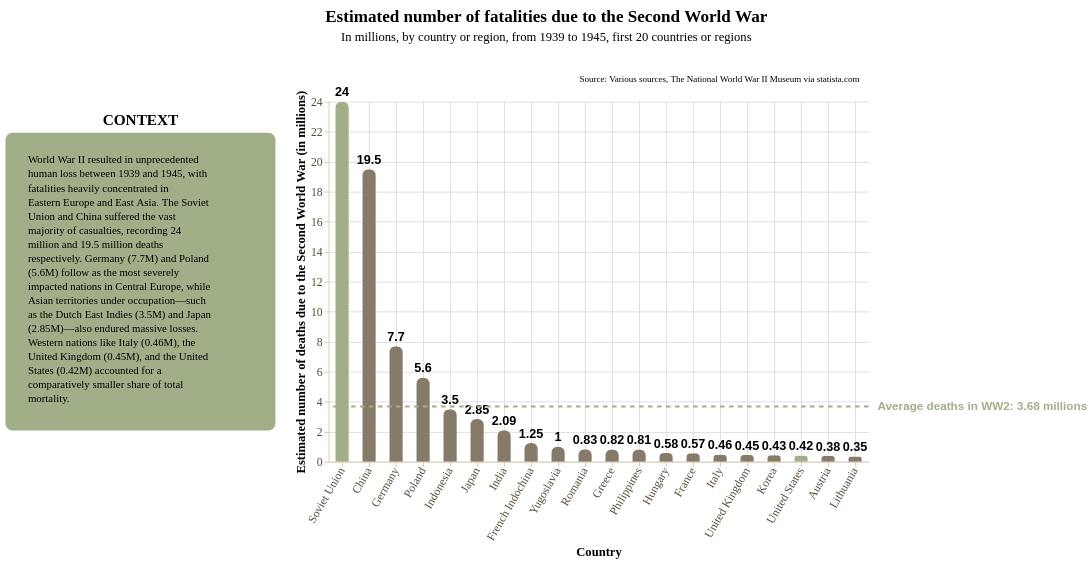

Notebook source saved alongside this figure:
### Markdown cell above
Data story with **bar chart**

### Code cell
story = (
    pn.Story(
    #Builing the Story class object
        data = ww2_death,
        width = 600,
        height = 400,
        template = militaryTemplate #Using militaryTemplate
    )

    #Method invocation
    #Bar chart
    .mark_bar(
        cornerRadiusEnd = 7,
        size = 15
    )

    #Data encoding
    .encode(
        x = alt.X(
            "country:N",
            title = "Country", 
            axis = alt.Axis(
                grid = True,
                labelAngle = -60
            ),
            sort = "-y" #Sorting the data in a descending order
        ),
        y = alt.Y(
            "death:Q",
            title = "Estimated number of deaths due to the Second World War (in millions)",
            axis = alt.Axis(
                grid = True
            ),
        ),
    )
    
    #Data source
    .add_source(
        text = "Source: Various sources, The National World War II Museum via statista.com",
        position = "top",
        align = "right"
    )
    
    #Title and subtitle
    .add_title(
        title = "Estimated number of fatalities due to the Second World War",
        subtitle = "In millions, by country or region, from 1939 to 1945, first 20 countries or regions",
        align = "center"
    )

    #Context area (on the left)
    .add_context(
        text = "World War II resulted in unprecedented human loss between 1939 and 1945, with fatalities heavily concentrated in Eastern Europe and East Asia. The Soviet Union and China suffered the vast majority of casualties, recording 24 million and 19.5 million deaths respectively. Germany (7.7M) and Poland (5.6M) follow as the most severely impacted nations in Central Europe, while Asian territories under occupation—such as the Dutch East Indies (3.5M) and Japan (2.85M)—also endured massive losses. Western nations like Italy (0.46M), the United Kingdom (0.45M), and the United States (0.42M) accounted for a comparatively smaller share of total mortality.",
        position = "left",
    )

    #Highlighting line (mean)
    .add_line(
        orientation = "horizontal",
        value = ww2_death["death"],
        math = "mean",
        label_text = "Average deaths in WW2: 3.68 millions",
        label_font_size = 13,
        color = "rgb(160, 175, 136)",
        label_font_weight = "bold"
    )

    .add_highlight(["Soviet Union", "United States"])

    .add_labels_chart(
        values = "death:Q",
        font_weight = "bold",
        font_size = 14,
        dy = -10
    )

    .render()
)

story

### Figure 1 — Vega-Lite specification as saved in the notebook (floating-point values rounded to 4 significant figures)
{"config": {"view": {"continuousWidth": 300, "continuousHeight": 300, "strokeWidth": 0}, "axis": {"domainColor": "#d8c9ad", "grid": false, "labelColor": "#594a37", "labelFont": "Merriweather", "labelFontSize": 13, "tickColor": "#d8c9ad", "titleColor": "#000000", "titleFont": "Merriweather", "titleFontSize": 14}, "axisX": {"labelAngle": 0, "labelExpr": "length(datum.label) > 12 ? replace(datum.label, /\\s+/, '\\n') : datum.label", "labelLineHeight": 14}, "bar": {"color": "rgb(134, 122, 105)"}, "legend": {"labelColor": "#594a37", "labelFont": "Merriweather", "labelFontSize": 12, "titleColor": "#000000", "titleFont": "Merriweather", "titleFontSize": 12}, "line": {"color": "rgb(134, 122, 105)"}, "mark": {"strokeWidth": 2.5}, "point": {"color": "#000000", "filled": true, "size": 75}, "range": {"category": ["rgb(134, 122, 105)", "rgb(160, 175, 136)", "#348035", "#a46cc2", "#d96027"]}, "title": {"color": "#000000", "font": "Merriweather", "fontSize": 19}}, "vconcat": [{"layer": [{"mark": {"type": "rect", "color": "transparent"}}, {"mark": {"type": "text", "align": "center", "baseline": "top", "color": "#000000", "font": "Oswald", "fontSize": 19, "fontWeight": "bold", "text": "Estimated number of fatalities due to the Second World War"}, "encoding": {"x": {"value": 519.0}, "y": {"value": 4}}}, {"mark": {"type": "text", "align": "center", "baseline": "top", "color": "#000000", "font": "Merriweather", "fontSize": 14, "text": "In millions, by country or region, from 1939 to 1945, first 20 countries or regions"}, "encoding": {"x": {"value": 519.0}, "y": {"value": 30}}}], "data": {"name": "data-6fad5c34291b82fc9632cbce143d677a"}, "height": 58, "width": 1038.0}, {"hconcat": [{"layer": [{"mark": {"type": "rect", "color": "rgb(160, 175, 136)", "cornerRadius": 8.0, "opacity": 1.0, "stroke": "rgba(0, 0, 0, 0)", "strokeWidth": 2.0}, "encoding": {"x": {"value": 0}, "x2": {"value": 300.0}, "y": {"value": 34.6}, "y2": {"value": 365.4}}}, {"mark": {"type": "text", "align": "left", "baseline": "top", "color": "rgb(0, 0, 0)", "font": "Merriweather", "fontSize": 12, "fontStyle": "normal", "fontWeight": "normal", "lineBreak": "\n", "lineHeight": 15.6, "text": "World War II resulted in unprecedented\nhuman loss between 1939 and 1945, with\nfatalities heavily concentrated in\nEastern Europe and East Asia. The Soviet\nUnion and China suffered the vast\nmajority of casualties, recording 24\nmillion and 19.5 million deaths\nrespectively. Germany (7.7M) and Poland\n(5.6M) follow as the most severely\nimpacted nations in Central Europe, while\nAsian territories under occupation—such\nas the Dutch East Indies (3.5M) and Japan\n(2.85M)—also endured massive losses.\nWestern nations like Italy (0.46M), the\nUnited Kingdom (0.45M), and the United\nStates (0.42M) accounted for a\ncomparatively smaller share of total\nmortality."}, "encoding": {"x": {"value": 25}, "y": {"value": 59.6}}}, {"mark": {"type": "text", "align": "center", "baseline": "bottom", "color": "rgb(0, 0, 0)", "font": "Merriweather", "fontSize": 17, "fontWeight": "bold", "text": "CONTEXT"}, "encoding": {"x": {"value": 150.0}, "y": {"value": 29.6}}}], "data": {"name": "data-6fad5c34291b82fc9632cbce143d677a"}, "height": 330.8, "width": 300.0}, {"layer": [{"mark": {"type": "bar", "cornerRadiusEnd": 7, "size": 15}, "encoding": {"color": {"condition": {"test": {"field": "country", "oneOf": ["Soviet Union", "United States"]}, "field": "country", "legend": null, "scale": {"domain": ["Soviet Union", "United States"], "range": ["rgb(160, 175, 136)", "rgb(160, 175, 136)"]}, "type": "nominal"}, "value": "rgb(134, 122, 105)"}, "x": {"axis": {"grid": true, "labelAngle": -60}, "field": "country", "sort": "-y", "title": "Country", "type": "nominal"}, "y": {"axis": {"grid": true}, "field": "death", "title": "Estimated number of deaths due to the Second World War (in millions)", "type": "quantitative"}}}, {"mark": {"type": "text", "align": "center", "angle": 0, "color": "rgb(0, 0, 0)", "dx": 0, "dy": -10, "fontSize": 14, "fontWeight": "bold", "lineBreak": "\n"}, "encoding": {"text": {"field": "death", "type": "quantitative"}, "x": {"axis": {"grid": true, "labelAngle": -60}, "field": "country", "sort": "-y", "title": "Country", "type": "nominal"}, "y": {"axis": {"grid": true}, "field": "death", "title": "Estimated number of deaths due to the Second World War (in millions)", "type": "quantitative"}}}, {"data": {"name": "data-6fad5c34291b82fc9632cbce143d677a"}, "mark": {"type": "text", "align": "right", "baseline": "bottom", "color": "rgb(0, 0, 0)", "font": "Merriweather", "fontSize": 10, "lineBreak": "\n", "text": "Source: Various sources, The National World War II Museum via statista.com"}, "encoding": {"x": {"value": 590}, "y": {"value": -20}}}, {"layer": [{"data": {"name": "data-1bf28dd0ce705f3911875b343371f3e5"}, "mark": {"type": "rule", "color": "rgb(160, 175, 136)", "strokeDash": [5, 5], "strokeWidth": 2}, "encoding": {"y": {"field": "y", "type": "quantitative"}}}, {"data": {"name": "data-d9b7f19d90069ba4b87e106a5481daa5"}, "mark": {"type": "text", "align": "left", "color": "rgb(160, 175, 136)", "dx": 0, "dy": 0, "fontSize": 13, "fontStyle": "normal", "fontWeight": "bold"}, "encoding": {"text": {"value": "Average deaths in WW2: 3.68 millions"}, "x": {"value": 610}, "y": {"field": "y", "type": "quantitative"}}}]}], "data": {"name": "data-4729fe9a192cea9d0ea014e541cc79b6"}, "height": 400, "width": 600}]}], "center": true, "resolve": {"axis": {"x": "shared", "y": "shared"}}, "$schema": "https://vega.github.io/schema/vega-lite/v6.4.1.json", "datasets": {"data-6fad5c34291b82fc9632cbce143d677a": [{"_": 0}], "data-4729fe9a192cea9d0ea014e541cc79b6": [{"country": "Soviet Union", "death": 24.0}, {"country": "China", "death": 19.5}, {"country": "Germany", "death": 7.7}, {"country": "Poland", "death": 5.6}, {"country": "Indonesia", "death": 3.5}, {"country": "Japan", "death": 2.85}, {"country": "India", "death": 2.09}, {"country": "French Indochina", "death": 1.25}, {"country": "Yugoslavia", "death": 1.0}, {"country": "Romania", "death": 0.83}, {"country": "Greece", "death": 0.82}, {"country": "Philippines", "death": 0.81}, {"country": "Hungary", "death": 0.58}, {"country": "France", "death": 0.57}, {"country": "Italy", "death": 0.46}, {"country": "United Kingdom", "death": 0.45}, {"country": "Korea", "death": 0.43}, {"country": "United States", "death": 0.42}, {"country": "Austria", "death": 0.38}, {"country": "Lithuania", "death": 0.35}], "data-1bf28dd0ce705f3911875b343371f3e5": [{"y": 3.68}], "data-d9b7f19d90069ba4b87e106a5481daa5": [{"y": 3.68, "label_x": 0}]}}
